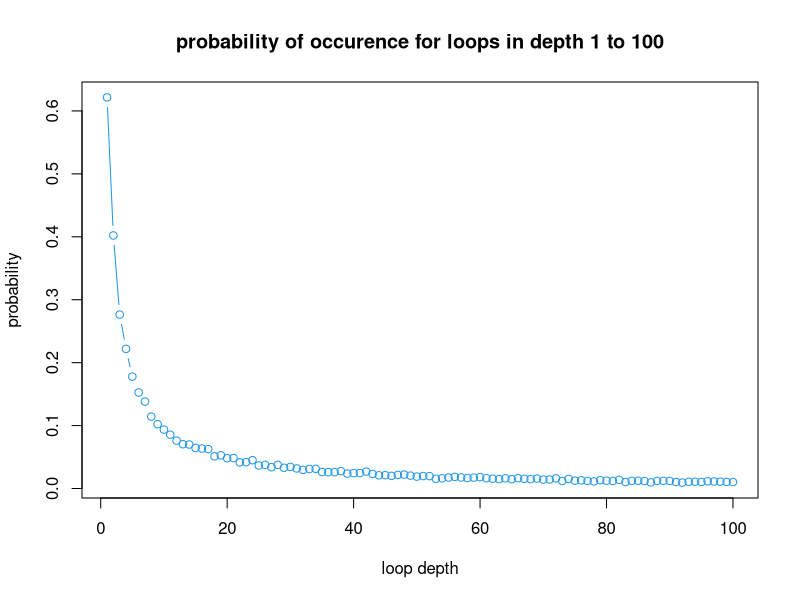

R code for this plot:
## ---- chunk 1
### READ ME, All comments will be above the line in question (using one: # )
### for larger functions or if statements, etc: (using 2: ##)
### we may use multiple lines of comments for explanation
### 
pone=function(n,k,strategy,nreps){
  # Labels our boxes from 1 to 2n, in a vector.
  boxes=1:(2*n)
  # a counter, to keep track of when a prisoner finds their number
  successes=0
  if(strategy==1){
## Strategy 1, the prisoner first opens the box labelled with the their prisoner 
## number, the card which has now been revealed will dictate the next box to open.
## this will be continued until the card with the same number as the prisoner number
## is found or the prisoner has run out of attempts ( = half the number of boxes) 
# simulates a new instance of the room 'nreps' times
    for (i in 1:nreps){
# Shuffles the cards to get a random instance
      cards=sample(2*n,2*n)
# Uses the core_while function, which is a while loop , which is used 
# for both strategy 1 & 2, this makes the code more concise, here the critical
# argument is 1 (in the 2nd position) which means the first box chosen is the
# the prisoners number, please see the core while function for more details
      successes=successes+core_while(n,1,k,cards)
    }
# the core_while function returns the number of successes, which is then used
# to calculate the probably by dividing by the number of simulations (nreps)
      prob=successes/nreps
      return(prob)
    
  }
  if(strategy==2){
## Strategy 2, a randomly selected first box but then a continuation in the 
##  style of Strategy 1, comments for strategy 1 apply identically when we have 
## the same variable names, the main difference is for argument 0 for core_while
## (I've omitted similar comments to strategy 1)
     for (i in 1:nreps){
      cards=sample(2*n,2*n)
# here 0, makes the first box randomly selected
      successes=successes+core_while(n,0,k,cards)
    }
    prob=successes/nreps
    return(prob)
    
 }
  if(strategy==3){
## Strategy 3 is the most simplistic, only randomly picking boxes to open, 
## we achieve this via sampling without replacement , to stop the possibility of
## opening a box multiple times. Therefore, there isn't a requirement for knowing
## the last decision or any, allowing us to effectively open all boxes at the 
## same time this removes the need for a while loop (core_while) as seen in 
## strategy 1 & 2
## (I've omitted similar comments to strategy 1 & 2)
     for (i in 1:nreps){
      cards=sample(2*n,2*n)
# we sample w/o replacement, half of the boxes
      opened_boxes=sample(2*n,n)
# here in one go, we check if any card number equals the prisoner number
      if(any(opened_boxes==k)==TRUE)
        successes=successes+1
    }
    prob=successes/nreps
    return(prob)
  }
}
## ---- chunk 2
## a function which will be can called upon when using strategy 1 or 2 as to  
## make the code as a whole more concise and readable
## Arguments: n, number of attempts, p (is the same as k but relabeled )  
## and cards (same as card in pone and pall but relabeled).
## This function is effectively a while loop which checks if the card found in 
## a box equals the prisoner number, whilst the number of attempts is less than n.
## If not then we check the next box and so forth, as described in strategy 1 & 2.
core_while=function(n,attempts,p,cards)
  {
# tracks the times a prisoner finds their card
    success=0
# this is to enter the while loop and get a random box 
    if (attempts==1)
   {
 ## gets the card number by opening the p-th box
     card_num=cards[p]
    }
    
   if (attempts==0)
   {
# finds the card number by sampling from the cards
     card_num=sample(cards,1)
# sets attempts to one, so we can enter the while loop 
     attempts=1
   }
# the main part of the function, a while loop, whilst attempts are less than n
    while(attempts<n)
    {
# if the card number equals the  prisoner number, p , then set success as 1
      if(card_num==p)
      {
        success=1
# break the loop, as soon as prisoner has found their card
        break;
      }
# if the if statement is false then go the next box
      else
      {
# finds the new box and the new card number by indexing over the cards by 
# the old card number (as the card_num position is the same as the box number)
        card_num=cards[card_num]
      }
# increment attempts 
      attempts=attempts+1
    }
# return if the prisoner was successful, 1 if yes 0 if not 
    return(success)
}
## ---- chunk 3
## a function pall which calculates the probability of all prisoners finding their card.
## arguments: n; (number of attempts, also half the number of prisoners or boxes);
## strategy 1,2  or 3 and number of repetitions. This function calculates the 
## probability of all prisoners finding their card.
pall=function(n,strategy,nreps)
  {
  prisoners=1:(2*n)
  all_released=nreps
# Strategy 1, see strategy==1 in pone for a full description
  if(strategy==1){
    for (i in 1:nreps){
      cards=sample(1:(2*n),2*n)
# now we loop over each prisoner in prisoners checking if they find the card
      for (prisoner in prisoners)
      {
# calling the core_while function, taking arguments from the for loop over nreps
# and other parts inside or outside the strategy == 1 if statement
        if(core_while(n,1,prisoner,cards)==0)
        {
# we start at all_released has a value of nreps, the negatively increment, if 
# any prisoner is unsuccessful
          all_released=all_released-1
# we break, as its pointless checking the other prisoners as they share each 
# others fate 
          break
        }
      }
    }
    return(all_released/nreps)
  }
## Using strategy 2, as described in comments for pone
## I've omitted comments where there the same as other strategies
  if(strategy==2){
    for (i in 1:nreps)
    {
      cards=sample(1:(2*n),2*n)
      for (prisoner in prisoners)
      {
# here attempts == 0 to access the corresponding part of core_while which 
# randomly selects the first box 
        if(core_while(n,0,prisoner,cards)==0)
        {
          all_released=all_released-1
          break;
        }
      }
    }
# we return the probability by calculating the successful outcomes over the total outcomes
    return(all_released/nreps)
    
  }
## Strategy 3, 
## again here we check all boxes simultaneously, 
  if (strategy==3)
  {
    for (i in 1:nreps)
    {
      cards=sample(1:(2*n),2*n)
# Unlike pone we use a for loop over so we can check if each prisoner finds their
# card 
      for (prisoner in prisoners)
      {
# we sample without replacement n times
        opened_boxes=sample(1:(2*n),n)
# then we check if any prisoners doesn't escape, then using 'all_released' to 
# store this info
        if (any(opened_boxes==prisoner)==FALSE)
        {
          all_released=all_released-1
          break;
        }
      }
    }
    return(all_released/nreps)
  }
}
## ---- chunk 4
#Individual success probability
#n=5
#strategy 1
pone(5,3,1,10000)
#strategy 2
pone(5,3,2,10000) 
#strategy 3
pone(5,3,3,10000)
#n=50
#strategy 1
pone(50,3,1,10000)
#strategy 2
pone(50,3,2,10000)
#strategy 3
pone(50,3,3,10000)
#Joint success probability
#n=5
#strategy 1
pall(5,1,10000)
#strategy 2
pall(5,2,10000)
#strategy 3
pall(5,3,10000)
#n=50
#strategy 1
pall(50,1,10000)
#strategy 2
pall(50,2,10000)
#strategy 3
pall(50,3,10000)
## ---- chunk 5
dloop=function(n,nreps)
## This function, dloop , estimates, by simulation, the probability of each 
## loop length from 1 to 2n occurring at least once in a random shuffling of 
## cards to boxes arguments: n and nreps  
## outputs: a 2n-vector of probabilities.
## we use the formula:  u[u[· · · u[u[k]] · · · ]] = k. 
## to find loops of length k, using for loops to check each box
{
  boxes=1:(2*n)
# creates an empty vector of length 2n to store the probabilities in
  occurence=rep(0,2*n)
# simulates the problem nreps times
  for (i in 1:nreps)
  {
# creates an empty vector of length 2n to store the probabilities in for each 
# separate instance 
    occurence_time=rep(0,2*n) 
    cards=sample(boxes,2*n)
# sets the search parameter to a depth of 1  e.g length of 1
     depth=1
# relabeling for concision
     u=cards
     permutation_matrix=cards
# using a while loop checks for loops of length up to  the theoretical limit  
#
# we create a (2n*2n) matrix, the permutation_matrix, where the columns are the
# sequence of the cards found by opening the boxes sequentially in the style of
# of strategy 1, the columns must be 2n tall in case we have a loop of length 2n
# and it's 2n wide, In case we have 2n loops of length 1
     while(depth<2*n)
     {
# finds the loop
      u=cards[u]
# uses rbind to create the big matrix (as described above)
      permutation_matrix=rbind(permutation_matrix,u)
# checks for the next loop which is 1 longer then the previous 
      depth=depth+1
     }
     for (box in boxes)
     {
# records the simulated occurrence of the different depth (length) of the loops
       occurence_time[which(permutation_matrix[,box]==box)[1]]=1
     }
# complies all the raw occurrences times together into one 2n long vector
    occurence=occurence+occurence_time
  }
# takes each element in the vector and divides by reps to get it in a 
# between 0 and 1, e.g. a probability 
  probs=occurence/nreps
  return(probs)
}
## ---- chunk 6
# calling the function dloop()
n=50 
nreps=10000
prob=dloop(n,nreps)
prob
## ---- chunk 7
## finds the probability that there is no loop longer than 50 
## arguments n and nreps
## some of this code is the same as dloop, so I've omitted the corresponding 
## code
dloop.check=function(n,nreps)
{
  boxes=1:(2*n)
# sets the variable at 0, which will later be used to record loops less than 50
  less_50=0
  for (i in 1:nreps)
  {
     cards=sample(boxes,2*n)
# an empty vector of length 2n for storing values
     depth_measure=rep(0,2*n)
     depth=1
     u=cards
     permutation_matrix=cards
     while(depth<2*n)
     {
      u=cards[u]
      permutation_matrix=rbind(permutation_matrix,u)
      depth=depth+1
     }
     for (box in boxes)
     {
      depth_measure[which(permutation_matrix[,box]==box)[1]]=1
     }
 ## depth_measure is recording the occurrence depth of the loop in each interaction
      if (any(depth_measure[(n+1):(2*n)]==1)==FALSE)
      {
# records if there is no loop longer then 50 
        less_50=less_50+1
      }
  }
# returns the prob that no loop is longer than 50
  return(less_50/nreps)
}
## ---- chunk 8
d=1:100
plot(d,prob,type='b',col=4,xlab='loop depth',ylab='probability',main='probability of occurence for loops in depth 1 to 100')
